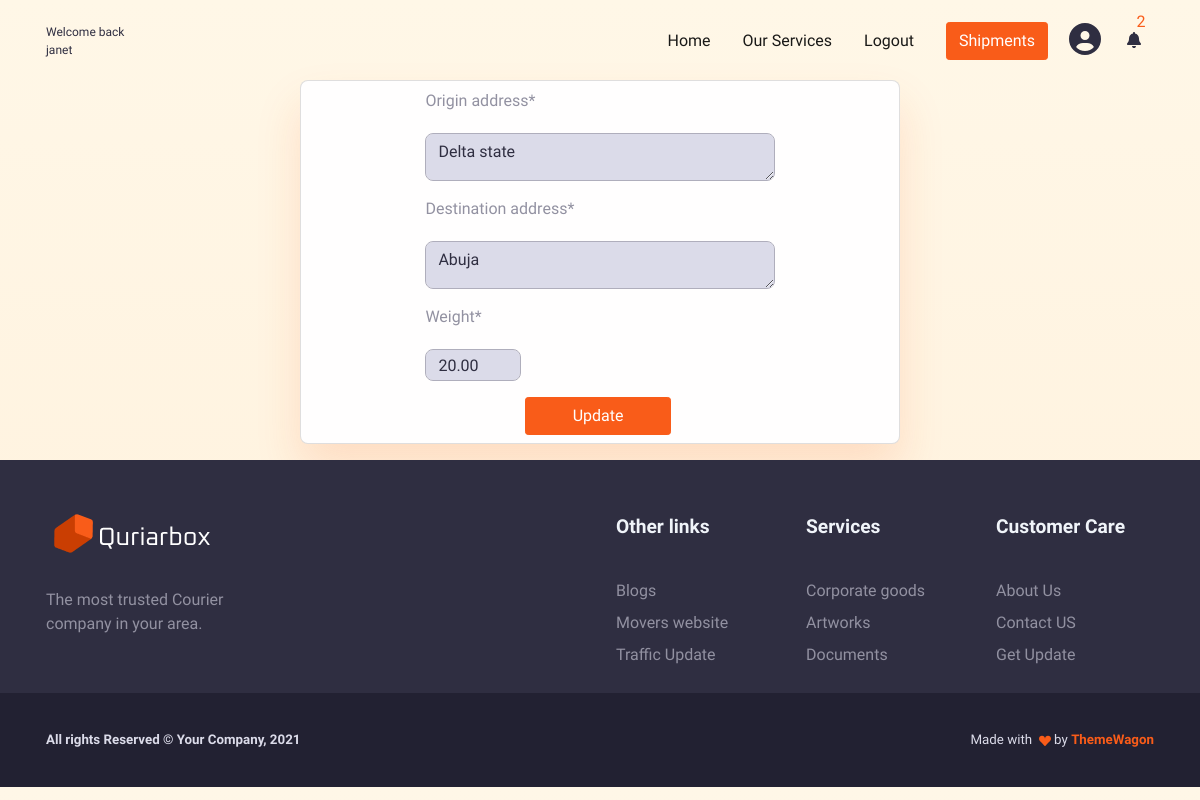
The page /shipments/24/update/ (signed in) on the database its author committed.
### shipments/models.py (models this page shows, shortened)
class Shipment(models.Model):
    STATUS_CHOICES = [
        ("PENDING", "Pending"),
        ("IN_TRANSIT", "In Transit"),
        ("DELIVERED", "Delivered"),
        ("CANCELED", "Cancelled"),
    ]
    user = models.ForeignKey(User, on_delete=models.CASCADE, related_name="shipments")
    tracking_number = models.CharField(max_length=20, unique=True, blank=True)
    origin_address = models.TextField(max_length=255)
    destination_address = models.TextField(max_length=255)
    weight = models.DecimalField(max_digits=6, decimal_places=2)
    status = models.CharField(max_length=20, choices=STATUS_CHOICES, default="PENDING")
    created_at = models.DateTimeField(auto_now_add=True)
    updated_at = models.DateTimeField(auto_now=True)

### shipments/views.py (the view)
# urls.py: path("<int:pk>/update/", ShipmentUpdateView.as_view(), name="update"),
class ShipmentUpdateView(LoginRequiredMixin,UpdateView):
    model = Shipment
    template_name = "shipments/update.html"
    form_class = ShipmentForm
    success_url = reverse_lazy("shipments:list")
    login_url = "users:login"

### shipments/forms.py
class ShipmentForm(forms.ModelForm):
    class Meta:
        model = Shipment
        exclude = ['user', 'tracking_number', 'status']

### notifications/context_processor.py (called while the page is built)
def notifications_count(request):
    if not request.user.is_authenticated:
        return {}
    unread_count = Notification.objects.filter(recipient=request.user,is_read=False).count()
    recent = Notification.objects.filter(recipient=request.user)[:6]
    return {
        "unread_notification_count": unread_count,
        "recent_notifications": recent}

### shipments/templates/shipments/update.html (shortened to what this page needs)
{% extends 'base.html' %}
{% load static %}
{% load crispy_forms_tags %}
{% block content %}
<div class=' mt-7 mb-3 card p-2 w-md-50 shadow-sm' style="margin:auto">
<form method="post" style="margin:auto;width:60%">
    {{ form|crispy }}
    <input type="submit" value="Update" class="btn btn-primary col-md-5" style="margin-left:100px">
</form>
</div>
{% endblock %}

### templates/includes/_navbar.html (shortened to what this page needs)
  {% load static %}
    <main class="main" id="top">
      <nav class="navbar navbar-expand-lg navbar-light fixed-top py-3 d-block" data-navbar-on-scroll="data-navbar-on-scroll">
        <div class="container">
           {% if request.user.is_authenticated %}
                <span style="font-size:12px"> Welcome back <br/> {{ request.user.username }} </span>
            {% else %}
          <a class="navbar-brand" href="#"><img src="{% static 'img/gallery/logo.png' %}" height="45" alt="logo" /></a>
              {% endif %}
          <div class="collapse navbar-collapse border-top border-lg-0 mt-4 mt-lg-0" id="navbarSupportedContent">
            <ul class="navbar-nav ms-auto pt-2 pt-lg-0 font-base">
              <li class="nav-item px-2">
                <a class="nav-link" aria-current="page" href="{% url 'home'%}">Home</a>
              </li>
              <li class="nav-item px-2">
                <a class="nav-link" href="#services">Our Services
                </a>
              </li>
              <li class="nav-item px-2">
                {% if request.user.is_authenticated %}
                  <a class="nav-link" href="{% url 'users:logout' %}">Logout</a>
                {% else %}
                  <a class="nav-link" href="{% url 'users:login' %}">Login</a>
                {% endif %}
              </li>
            </ul>
            {% if request.user.is_authenticated %}
              {% if request.user.profile.role == 'customer'%}
                  <a class="btn btn-primary order-1 order-lg-0 ms-lg-3" href="{% url 'shipments:list' %}">Shipments</a>
              {% elif request.user.profile.role == "courier" %}
                  <a class="btn btn-primary order-1 order-lg-0 ms-lg-3" href="{% url 'delivery:list' %}">Assigned deliveries</a>
              {% elif request.user.profile.role == "admin" %}
                  <a class="btn btn-primary order-1 order-lg-0 ms-lg-3" href="/admin">Admin panel</a>
              {% endif %}
               <a class="btn  ms-2" href="{% url 'users:profile' %}"><i class="fas fa-2x fa-user-circle "></i>
              </a>
            {% else %}
              <a class="btn btn-primary order-1 order-lg-0 ms-lg-3" href="{% url 'users:register' %}">Register</a>
            {% endif %}
            <li class="nav-item dropdown list-unstyled">
            <a class="btn" href="#" id="navbarDropdownNotifications" role="button"
              data-bs-toggle="dropdown" aria-expanded="false">
              <i class="fas fa-bell fa-1x"></i>
              {% if unread_notification_count > 0 %}
                 <span class="text-primary position-absolute top-0 start-90 translate-middle">
                  {{ unread_notification_count }}
                 </span>
              {% endif %}
            </a>
          </li>
          </div>
        </div>
      </nav>

### shipments/templates/shipments/update.html (style rules this page uses)
textarea { height:3rem; }
input[type="number"] { height:2rem;max-width:6rem; }

### rows shown on the page
Shipment: origin_address "Delta state", destination_address "Abuja", weight "20.00"

### other values the page prints
{{ request.user.username }} "janet"
{{ unread_notification_count }} "2"
